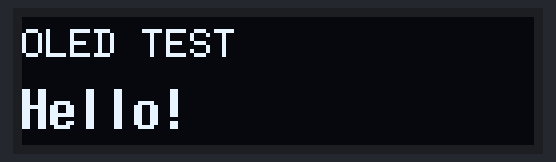
The sketch below on a simulated ESP8266 (NodeMCU). Shown: 128×32 one-colour display.

Above: at 0.1 s.

The sketch:

oled_test.ino
```cpp
#include <Wire.h>
#include <U8g2lib.h>

U8G2_SSD1305_128X32_ADAFRUIT_F_HW_I2C oled(
  U8G2_R0,
  U8X8_PIN_NONE
);

void setup() {
  Wire.begin(D2, D1);

  oled.begin();
  oled.clearBuffer();

  oled.setFont(u8g2_font_6x10_tf);
  oled.drawStr(0, 10, "OLED TEST");

  oled.setFont(u8g2_font_7x14B_tf);
  oled.drawStr(0, 28, "Hello!");

  oled.sendBuffer();
}

void loop() {}
```
